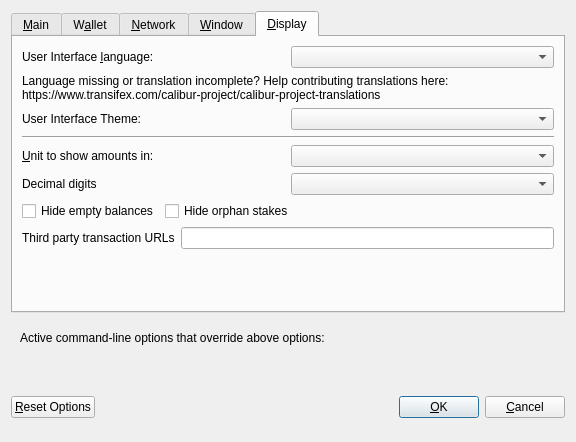
<?xml version="1.0" encoding="UTF-8"?>
<ui version="4.0">
 <class>OptionsDialog</class>
 <widget class="QDialog" name="OptionsDialog">
  <property name="geometry">
   <rect>
    <x>0</x>
    <y>0</y>
    <width>576</width>
    <height>442</height>
   </rect>
  </property>
  <property name="windowTitle">
   <string>Options</string>
  </property>
  <property name="modal">
   <bool>true</bool>
  </property>
  <layout class="QVBoxLayout" name="verticalLayout">
   <item>
    <widget class="QTabWidget" name="tabWidget">
     <property name="currentIndex">
      <number>4</number>
     </property>
     <widget class="QWidget" name="tabMain">
      <attribute name="title">
       <string>&amp;Main</string>
      </attribute>
      <layout class="QVBoxLayout" name="verticalLayout_Main">
       <item>
        <widget class="QCheckBox" name="bitcoinAtStartup">
         <property name="toolTip">
          <string>Automatically start CALIBUR after logging in to the system.</string>
         </property>
         <property name="text">
          <string>&amp;Start CALIBUR on system login</string>
         </property>
        </widget>
       </item>
       <item>
        <layout class="QHBoxLayout" name="horizontalLayout_2_Main">
         <item>
          <widget class="QLabel" name="databaseCacheLabel">
           <property name="text">
            <string>Size of &amp;database cache</string>
           </property>
           <property name="textFormat">
            <enum>Qt::PlainText</enum>
           </property>
           <property name="buddy">
            <cstring>databaseCache</cstring>
           </property>
          </widget>
         </item>
         <item>
          <widget class="QSpinBox" name="databaseCache"/>
         </item>
         <item>
          <widget class="QLabel" name="databaseCacheUnitLabel">
           <property name="text">
            <string>MB</string>
           </property>
           <property name="textFormat">
            <enum>Qt::PlainText</enum>
           </property>
          </widget>
         </item>
         <item>
          <spacer name="horizontalSpacer_2_Main">
           <property name="orientation">
            <enum>Qt::Horizontal</enum>
           </property>
           <property name="sizeHint" stdset="0">
            <size>
             <width>40</width>
             <height>20</height>
            </size>
           </property>
          </spacer>
         </item>
        </layout>
       </item>
       <item>
        <layout class="QHBoxLayout" name="horizontalLayout_3_Main">
         <item>
          <widget class="QLabel" name="threadsScriptVerifLabel">
           <property name="text">
            <string>Number of script &amp;verification threads</string>
           </property>
           <property name="textFormat">
            <enum>Qt::PlainText</enum>
           </property>
           <property name="buddy">
            <cstring>threadsScriptVerif</cstring>
           </property>
          </widget>
         </item>
         <item>
          <widget class="QSpinBox" name="threadsScriptVerif">
           <property name="toolTip">
            <string>(0 = auto, &lt;0 = leave that many cores free)</string>
           </property>
          </widget>
         </item>
         <item>
          <spacer name="horizontalSpacer_3_Main">
           <property name="orientation">
            <enum>Qt::Horizontal</enum>
           </property>
           <property name="sizeHint" stdset="0">
            <size>
             <width>40</width>
             <height>20</height>
            </size>
           </property>
          </spacer>
         </item>
        </layout>
       </item>
       <item>
        <spacer name="verticalSpacer_2">
         <property name="orientation">
          <enum>Qt::Vertical</enum>
         </property>
         <property name="sizeHint" stdset="0">
          <size>
           <width>20</width>
           <height>40</height>
          </size>
         </property>
        </spacer>
       </item>
       <item>
        <layout class="QHBoxLayout" name="horiz-autominting-layout">
         <item>
          <widget class="QCheckBox" name="checkBoxZeromintEnable">
           <property name="toolTip">
            <string>Enable automatic minting of CBR units to zCBR</string>
           </property>
           <property name="layoutDirection">
            <enum>Qt::LeftToRight</enum>
           </property>
           <property name="text">
            <string>Enable zCBR Automint</string>
           </property>
          </widget>
         </item>
         <item>
          <widget class="QCheckBox" name="checkBoxZeromintAddresses">
           <property name="toolTip">
            <string>Enable automatic zCBR minting from specific addresses</string>
           </property>
           <property name="layoutDirection">
            <enum>Qt::LeftToRight</enum>
           </property>
           <property name="text">
            <string>Enable Automint Addresses</string>
           </property>
          </widget>
         </item>
        </layout>
       </item>
       <item>
        <layout class="QHBoxLayout" name="horizontalLayout_3">
         <item>
          <widget class="QLabel" name="percentage_label">
           <property name="toolTip">
            <string>Percentage of incoming CBR which get automatically converted to zCBR via Zerocoin Protocol (min: 10%)</string>
           </property>
           <property name="text">
            <string>Percentage of autominted zCBR</string>
           </property>
          </widget>
         </item>
         <item>
          <widget class="QSpinBox" name="zeromintPercentage">
           <property name="minimum">
            <number>1</number>
           </property>
           <property name="maximum">
            <number>100</number>
           </property>
          </widget>
         </item>
        </layout>
       </item>
       <item>
        <layout class="QHBoxLayout" name="horizontalLayout" stretch="0,0">
         <property name="sizeConstraint">
          <enum>QLayout::SetFixedSize</enum>
         </property>
         <item>
          <widget class="QLabel" name="labelPreferredDenom">
           <property name="maximumSize">
            <size>
             <width>16777215</width>
             <height>16777215</height>
            </size>
           </property>
           <property name="toolTip">
            <string>Wait with automatic conversion to Zerocoin until enough CBR for this denomination is available</string>
           </property>
           <property name="text">
            <string>Preferred Automint zCBR Denomination</string>
           </property>
          </widget>
         </item>
         <item>
          <widget class="QComboBox" name="preferredDenom">
           <property name="maximumSize">
            <size>
             <width>16777215</width>
             <height>27</height>
            </size>
           </property>
           <property name="toolTip">
            <string>Wait with automatic conversion to Zerocoin until enough CBR for this denomination is available</string>
           </property>
           <property name="maxVisibleItems">
            <number>9</number>
           </property>
           <property name="maxCount">
            <number>9</number>
           </property>
          </widget>
         </item>
        </layout>
       </item>
      </layout>
     </widget>
     <widget class="QWidget" name="tabWallet">
      <attribute name="title">
       <string>W&amp;allet</string>
      </attribute>
      <layout class="QVBoxLayout" name="verticalLayout_Wallet">
       <item>
        <layout class="QHBoxLayout" name="horizontalLayout_2_Wallet">
         <item>
          <widget class="QLabel" name="labelStakeSplitThresholdText">
           <property name="text">
            <string>Stake split threshold:</string>
           </property>
          </widget>
         </item>
         <item>
          <widget class="QSpinBox" name="spinBoxStakeSplitThreshold">
           <property name="minimum">
            <number>1</number>
           </property>
           <property name="maximum">
            <number>999999</number>
           </property>
          </widget>
         </item>
        </layout>
       </item>
       <item>
        <widget class="QGroupBox" name="groupBox">
         <property name="title">
          <string>Expert</string>
         </property>
         <layout class="QVBoxLayout" name="verticalLayout_2">
          <item>
           <widget class="QCheckBox" name="coinControlFeatures">
            <property name="toolTip">
             <string>Whether to show coin control features or not.</string>
            </property>
            <property name="text">
             <string>Enable coin &amp;control features</string>
            </property>
           </widget>
          </item>
          <item>
           <widget class="QCheckBox" name="showMasternodesTab">
            <property name="toolTip">
             <string>Show additional tab listing all your masternodes in first sub-tab&lt;br/&gt;and all masternodes on the network in second sub-tab.</string>
            </property>
            <property name="text">
             <string>Show Masternodes Tab</string>
            </property>
           </widget>
          </item>
          <item>
           <widget class="QCheckBox" name="spendZeroConfChange">
            <property name="toolTip">
             <string>If you disable the spending of unconfirmed change, the change from a transaction&lt;br/&gt;cannot be used until that transaction has at least one confirmation.&lt;br/&gt;This also affects how your balance is computed.</string>
            </property>
            <property name="text">
             <string>&amp;Spend unconfirmed change</string>
            </property>
           </widget>
          </item>
         </layout>
        </widget>
       </item>
       <item>
        <spacer name="verticalSpacer_Wallet">
         <property name="orientation">
          <enum>Qt::Vertical</enum>
         </property>
         <property name="sizeHint" stdset="0">
          <size>
           <width>20</width>
           <height>40</height>
          </size>
         </property>
        </spacer>
       </item>
      </layout>
     </widget>
     <widget class="QWidget" name="tabNetwork">
      <attribute name="title">
       <string>&amp;Network</string>
      </attribute>
      <layout class="QVBoxLayout" name="verticalLayout_Network">
       <item>
        <widget class="QCheckBox" name="mapPortUpnp">
         <property name="toolTip">
          <string>Automatically open the CALIBUR client port on the router. This only works when your router supports UPnP and it is enabled.</string>
         </property>
         <property name="text">
          <string>Map port using &amp;UPnP</string>
         </property>
        </widget>
       </item>
       <item>
        <widget class="QCheckBox" name="allowIncoming">
         <property name="toolTip">
          <string>Accept connections from outside</string>
         </property>
         <property name="text">
          <string>Allow incoming connections</string>
         </property>
        </widget>
       </item>
       <item>
        <widget class="QCheckBox" name="connectSocks">
         <property name="toolTip">
          <string>Connect to the CALIBUR network through a SOCKS5 proxy.</string>
         </property>
         <property name="text">
          <string>&amp;Connect through SOCKS5 proxy (default proxy):</string>
         </property>
        </widget>
       </item>
       <item>
        <layout class="QHBoxLayout" name="horizontalLayout_1_Network">
         <item>
          <widget class="QLabel" name="proxyIpLabel">
           <property name="text">
            <string>Proxy &amp;IP:</string>
           </property>
           <property name="textFormat">
            <enum>Qt::PlainText</enum>
           </property>
           <property name="buddy">
            <cstring>proxyIp</cstring>
           </property>
          </widget>
         </item>
         <item>
          <widget class="QValidatedLineEdit" name="proxyIp">
           <property name="minimumSize">
            <size>
             <width>140</width>
             <height>0</height>
            </size>
           </property>
           <property name="maximumSize">
            <size>
             <width>140</width>
             <height>16777215</height>
            </size>
           </property>
           <property name="toolTip">
            <string>IP address of the proxy (e.g. IPv4: 127.0.0.1 / IPv6: ::1)</string>
           </property>
          </widget>
         </item>
         <item>
          <widget class="QLabel" name="proxyPortLabel">
           <property name="text">
            <string>&amp;Port:</string>
           </property>
           <property name="textFormat">
            <enum>Qt::PlainText</enum>
           </property>
           <property name="buddy">
            <cstring>proxyPort</cstring>
           </property>
          </widget>
         </item>
         <item>
          <widget class="QLineEdit" name="proxyPort">
           <property name="minimumSize">
            <size>
             <width>55</width>
             <height>0</height>
            </size>
           </property>
           <property name="maximumSize">
            <size>
             <width>55</width>
             <height>16777215</height>
            </size>
           </property>
           <property name="toolTip">
            <string>Port of the proxy (e.g. 9050)</string>
           </property>
          </widget>
         </item>
         <item>
          <spacer name="horizontalSpacer_1_Network">
           <property name="orientation">
            <enum>Qt::Horizontal</enum>
           </property>
           <property name="sizeHint" stdset="0">
            <size>
             <width>40</width>
             <height>20</height>
            </size>
           </property>
          </spacer>
         </item>
        </layout>
       </item>
       <item>
        <spacer name="verticalSpacer_Network">
         <property name="orientation">
          <enum>Qt::Vertical</enum>
         </property>
         <property name="sizeHint" stdset="0">
          <size>
           <width>20</width>
           <height>40</height>
          </size>
         </property>
        </spacer>
       </item>
      </layout>
     </widget>
     <widget class="QWidget" name="tabWindow">
      <attribute name="title">
       <string>&amp;Window</string>
      </attribute>
      <layout class="QVBoxLayout" name="verticalLayout_Window">
       <item>
        <widget class="QCheckBox" name="minimizeToTray">
         <property name="toolTip">
          <string>Show only a tray icon after minimizing the window.</string>
         </property>
         <property name="text">
          <string>&amp;Minimize to the tray instead of the taskbar</string>
         </property>
        </widget>
       </item>
       <item>
        <widget class="QCheckBox" name="minimizeOnClose">
         <property name="toolTip">
          <string>Minimize instead of exit the application when the window is closed. When this option is enabled, the application will be closed only after selecting Quit in the menu.</string>
         </property>
         <property name="text">
          <string>M&amp;inimize on close</string>
         </property>
        </widget>
       </item>
       <item>
        <spacer name="verticalSpacer_Window">
         <property name="orientation">
          <enum>Qt::Vertical</enum>
         </property>
         <property name="sizeHint" stdset="0">
          <size>
           <width>20</width>
           <height>40</height>
          </size>
         </property>
        </spacer>
       </item>
      </layout>
     </widget>
     <widget class="QWidget" name="tabDisplay">
      <attribute name="title">
       <string>&amp;Display</string>
      </attribute>
      <layout class="QVBoxLayout" name="verticalLayout_Display">
       <item>
        <layout class="QHBoxLayout" name="horizontalLayout_1_Display">
         <item>
          <widget class="QLabel" name="langLabel">
           <property name="text">
            <string>User Interface &amp;language:</string>
           </property>
           <property name="textFormat">
            <enum>Qt::PlainText</enum>
           </property>
           <property name="buddy">
            <cstring>lang</cstring>
           </property>
          </widget>
         </item>
         <item>
          <widget class="QValueComboBox" name="lang">
           <property name="toolTip">
            <string>The user interface language can be set here. This setting will take effect after restarting CALIBUR.</string>
           </property>
          </widget>
         </item>
        </layout>
       </item>
       <item>
        <widget class="QLabel" name="label_3">
         <property name="toolTip">
          <string notr="true"/>
         </property>
         <property name="statusTip">
          <string notr="true"/>
         </property>
         <property name="whatsThis">
          <string notr="true"/>
         </property>
         <property name="accessibleName">
          <string notr="true"/>
         </property>
         <property name="text">
          <string>Language missing or translation incomplete? Help contributing translations here:
https://www.transifex.com/calibur-project/calibur-project-translations</string>
         </property>
         <property name="wordWrap">
          <bool>true</bool>
         </property>
         <property name="openExternalLinks">
          <bool>true</bool>
         </property>
         <property name="textInteractionFlags">
          <set>Qt::TextBrowserInteraction</set>
         </property>
        </widget>
       </item>
       <item>
        <layout class="QHBoxLayout" name="horizontalLayout_2_Display" stretch="0,0">
         <item>
          <widget class="QLabel" name="themeLabel">
           <property name="text">
            <string>User Interface Theme:</string>
           </property>
          </widget>
         </item>
         <item>
          <widget class="QValueComboBox" name="theme"/>
         </item>
        </layout>
       </item>
       <item>
        <widget class="Line" name="line">
         <property name="orientation">
          <enum>Qt::Horizontal</enum>
         </property>
        </widget>
       </item>
       <item>
        <layout class="QHBoxLayout" name="horizontalLayout_3_Display">
         <item>
          <widget class="QLabel" name="unitLabel">
           <property name="text">
            <string>&amp;Unit to show amounts in:</string>
           </property>
           <property name="textFormat">
            <enum>Qt::PlainText</enum>
           </property>
           <property name="buddy">
            <cstring>unit</cstring>
           </property>
          </widget>
         </item>
         <item>
          <widget class="QValueComboBox" name="unit">
           <property name="toolTip">
            <string>Choose the default subdivision unit to show in the interface and when sending coins.</string>
           </property>
          </widget>
         </item>
        </layout>
       </item>
       <item>
        <layout class="QHBoxLayout" name="horizontalLayout_4_Display">
         <item>
          <widget class="QLabel" name="digitsLabel">
           <property name="text">
            <string>Decimal digits</string>
           </property>
          </widget>
         </item>
         <item>
          <widget class="QValueComboBox" name="digits"/>
         </item>
        </layout>
       </item>
       <item>
        <layout class="QHBoxLayout" name="horizontalLayout_5_Display">
         <item>
          <widget class="QCheckBox" name="checkBoxHideZeroBalances">
           <property name="toolTip">
            <string>Hide empty balances</string>
           </property>
           <property name="layoutDirection">
            <enum>Qt::LeftToRight</enum>
           </property>
           <property name="text">
            <string>Hide empty balances</string>
           </property>
          </widget>
         </item>
         <item>
          <widget class="QCheckBox" name="checkBoxHideOrphans">
           <property name="toolTip">
            <string>Hide orphan stakes in transaction lists</string>
           </property>
           <property name="text">
            <string>Hide orphan stakes</string>
           </property>
          </widget>
         </item>
         <item>
          <spacer name="horizontalSpacer">
           <property name="orientation">
            <enum>Qt::Horizontal</enum>
           </property>
           <property name="sizeHint" stdset="0">
            <size>
             <width>40</width>
             <height>20</height>
            </size>
           </property>
          </spacer>
         </item>
        </layout>
       </item>
       <item>
        <layout class="QHBoxLayout" name="horizontalLayout_6_Display">
         <item>
          <widget class="QLabel" name="thirdPartyTxUrlsLabel">
           <property name="toolTip">
            <string>Third party URLs (e.g. a block explorer) that appear in the transactions tab as context menu items. %s in the URL is replaced by transaction hash. Multiple URLs are separated by vertical bar |.</string>
           </property>
           <property name="text">
            <string>Third party transaction URLs</string>
           </property>
           <property name="buddy">
            <cstring>thirdPartyTxUrls</cstring>
           </property>
          </widget>
         </item>
         <item>
          <widget class="QLineEdit" name="thirdPartyTxUrls">
           <property name="toolTip">
            <string>Third party URLs (e.g. a block explorer) that appear in the transactions tab as context menu items. %s in the URL is replaced by transaction hash. Multiple URLs are separated by vertical bar |.</string>
           </property>
          </widget>
         </item>
        </layout>
       </item>
       <item>
        <spacer name="verticalSpacer">
         <property name="orientation">
          <enum>Qt::Vertical</enum>
         </property>
         <property name="sizeHint" stdset="0">
          <size>
           <width>20</width>
           <height>40</height>
          </size>
         </property>
        </spacer>
       </item>
      </layout>
     </widget>
    </widget>
   </item>
   <item>
    <widget class="QFrame" name="frame">
     <layout class="QVBoxLayout" name="verticalLayout_Bottom">
      <item>
       <layout class="QHBoxLayout" name="horizontalLayout_Bottom">
        <item>
         <widget class="QLabel" name="overriddenByCommandLineInfoLabel">
          <property name="text">
           <string>Active command-line options that override above options:</string>
          </property>
          <property name="textFormat">
           <enum>Qt::PlainText</enum>
          </property>
         </widget>
        </item>
        <item>
         <spacer name="horizontalSpacer_Bottom">
          <property name="orientation">
           <enum>Qt::Horizontal</enum>
          </property>
          <property name="sizeHint" stdset="0">
           <size>
            <width>40</width>
            <height>20</height>
           </size>
          </property>
         </spacer>
        </item>
       </layout>
      </item>
      <item>
       <widget class="QLabel" name="overriddenByCommandLineLabel">
        <property name="text">
         <string/>
        </property>
        <property name="textFormat">
         <enum>Qt::PlainText</enum>
        </property>
        <property name="wordWrap">
         <bool>true</bool>
        </property>
       </widget>
      </item>
     </layout>
    </widget>
   </item>
   <item>
    <layout class="QHBoxLayout" name="horizontalLayout_Buttons">
     <item>
      <widget class="QPushButton" name="resetButton">
       <property name="toolTip">
        <string>Reset all client options to default.</string>
       </property>
       <property name="text">
        <string>&amp;Reset Options</string>
       </property>
       <property name="autoDefault">
        <bool>false</bool>
       </property>
      </widget>
     </item>
     <item>
      <spacer name="horizontalSpacer_1">
       <property name="orientation">
        <enum>Qt::Horizontal</enum>
       </property>
       <property name="sizeHint" stdset="0">
        <size>
         <width>40</width>
         <height>48</height>
        </size>
       </property>
      </spacer>
     </item>
     <item>
      <widget class="QLabel" name="statusLabel">
       <property name="minimumSize">
        <size>
         <width>200</width>
         <height>0</height>
        </size>
       </property>
       <property name="font">
        <font>
         <weight>75</weight>
         <bold>true</bold>
        </font>
       </property>
       <property name="text">
        <string/>
       </property>
       <property name="textFormat">
        <enum>Qt::PlainText</enum>
       </property>
       <property name="wordWrap">
        <bool>true</bool>
       </property>
      </widget>
     </item>
     <item>
      <spacer name="horizontalSpacer_2">
       <property name="orientation">
        <enum>Qt::Horizontal</enum>
       </property>
       <property name="sizeHint" stdset="0">
        <size>
         <width>40</width>
         <height>48</height>
        </size>
       </property>
      </spacer>
     </item>
     <item>
      <widget class="QPushButton" name="okButton">
       <property name="text">
        <string>&amp;OK</string>
       </property>
       <property name="autoDefault">
        <bool>false</bool>
       </property>
       <property name="default">
        <bool>true</bool>
       </property>
      </widget>
     </item>
     <item>
      <widget class="QPushButton" name="cancelButton">
       <property name="text">
        <string>&amp;Cancel</string>
       </property>
       <property name="autoDefault">
        <bool>false</bool>
       </property>
      </widget>
     </item>
    </layout>
   </item>
  </layout>
 </widget>
 <customwidgets>
  <customwidget>
   <class>QValidatedLineEdit</class>
   <extends>QLineEdit</extends>
   <header>qvalidatedlineedit.h</header>
  </customwidget>
  <customwidget>
   <class>QValueComboBox</class>
   <extends>QComboBox</extends>
   <header>qvaluecombobox.h</header>
  </customwidget>
 </customwidgets>
 <resources/>
 <connections/>
</ui>
